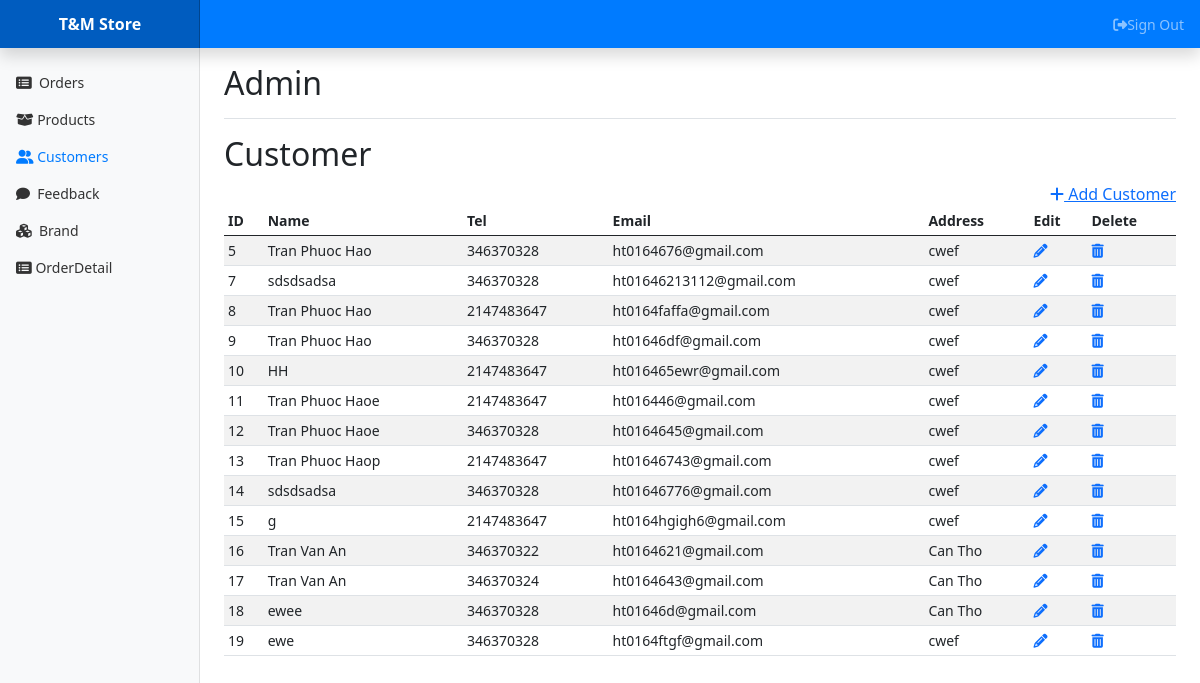
Page /admin_customer.php on the committed database.
### tables this page shows
CREATE TABLE `customer` (
  `CustomerID` int(11) NOT NULL,
  `UserName` varchar(50) NOT NULL,
  `Password` varchar(150) NOT NULL,
  `CustomerName` varchar(50) NOT NULL,
  `Tel` int(11) NOT NULL,
  `Email` varchar(150) NOT NULL,
  `Address` varchar(150) NOT NULL,
  `State` int(11) NOT NULL
);

### admin_customer.php (the view, shortened to what this page needs)
<!doctype html>
<html lang="en">
  <head>
    <link href="https://cdn.jsdelivr.net/npm/bootstrap@5.0.0-beta3/dist/css/bootstrap.min.css" rel="stylesheet">
  <?php
        include_once("connection.php");
        ?>
    <link href="admin.css" rel="stylesheet">
  </head>
  <body>
<header class="navbar navbar-dark sticky-top flex-md-nowrap p-0 shadow nav-color">
  <a class="navbar-brand col-md-3 col-lg-2 me-0 px-3" href="#">T&M Store</a>
  <ul class="navbar-nav px-3">
    <li class="nav-item text-nowrap">
      <a class="nav-link" href="admin_login.html"><i class="fas fa-sign-out-alt"></i>Sign Out</a>
    </li>
  </ul>
</header>
<div class="container-fluid">
  <div class="row">
  <nav id="sidebarMenu" class="col-md-3 col-lg-2 d-md-block bg-light sidebar collapse">
      <div class="position-sticky pt-3">
        <ul class="nav flex-column">
          <li class="nav-item">
            <a class="nav-link" href="admin_order.php">
              <i class="fas fa-list-alt">&nbsp;</i>
              Orders
            </a>
          </li>
          <li class="nav-item">
            <a class="nav-link" aria-current="page" href="admin_Product.php">
              <i class="fas fa-box-open"></i>
              Products
            </a>
          </li>
          <li class="nav-item">
            <a class="nav-link active" href="admin_customer.php">
              <i class="fas fa-user-friends"></i>
              Customers
            </a>
          </li>
          <li class="nav-item">
            <a class="nav-link" href="admin_feedback.php">
              <i class="fas fa-comment">&nbsp;</i>
              Feedback
            </a>
          </li>
          <li class="nav-item">
            <a class="nav-link" href="admin_brand.php">
            <i class="fas fa-cubes">&nbsp;</i>
              Brand
            </a>
          </li>
          <li class="nav-item">
            <a class="nav-link" href="admin_orderdetail.php">
            <i class="fas fa-list-alt"></i>
              OrderDetail
            </a>
          </li>
        </ul>
      </div>
    </nav>
    <main class="col-md-9 ms-sm-auto col-lg-10 px-md-4">
      <div class="d-flex justify-content-between flex-wrap flex-md-nowrap align-items-center pt-3 pb-2 mb-3 border-bottom">
        <h1 class="h2">Admin</h1>
      </div>
      <h2>Customer</h2>
      <div class="add"><a href="add_customer.php"><i class="fas fa-plus"></i>&nbsp;Add Customer</a></div>
      <div class="table-responsive">
        <table class="table table-striped table-sm">
          <thead>
            <tr>
              <th>ID</th>
              <th>Name</th>
              <th>Tel</th>
              <th>Email</th>
              <th>Address</th>
              <th>Edit</th>
              <th>Delete</th>
            </tr>
          </thead>
          <tbody>
            <?php
            $No=1;
            $result=mysqli_query($conn,"Select * from customer");
            while($row=mysqli_fetch_array($result,MYSQLI_ASSOC))
            {
            ?>
            <tr>
              <td><?php echo $row["CustomerID"];?></td>
              <td><?php echo $row["CustomerName"];?></td>
              <td><?php echo $row["Tel"];?></td>
              <td><?php echo $row["Email"];?></td>
              <td><?php echo $row["Address"];?></td>
              <td><a  href="update_customer.php?function=del&&id=<?php echo $row["CustomerID"];?>"><i class="fas fa-pencil-alt"></i></a></td>
              <td><a href="admin_customer.php?function=del&&id=<?php echo $row["CustomerID"];?>" onclick="deleteConfirm()"><i class="fas fa-trash-alt"></i></a></i></td>
            </tr>
            <?php $No++;}?>
          </tbody>
        </table>
      </div>
    </main>
  </div>
</div>
  </body>
</html>

### admin.css (style rules this page uses)
body { font-size: .875rem; }
.sidebar { position: fixed; top: 0; bottom: 0; left: 0; z-index: 100; padding: 48px 0 0; box-shadow: inset -1px 0 0 rgba(0, 0, 0, .1); }
.sidebar .nav-link { font-weight: 500; color: #333; }
.sidebar .nav-link.active { color: #007bff; }
.navbar-brand { padding-top: .75rem; padding-bottom: .75rem; font-size: 1rem; background-color: rgba(0, 0, 0, .25); box-shadow: inset -1px 0 0 rgba(0, 0, 0, .25); }
.nav-color { background-color: #007bff; }
.navbar-brand { text-align: center; font-weight: bold; }
.align-items-center { align-items: center !important; }
.add { font-size: 16px; text-align: right; }

### rows in the picture
customer: CustomerID "5", CustomerName "Tran Phuoc Hao", Tel "346370328", Email "ht0164676@gmail.com", Address "cwef"
customer: CustomerID "7", CustomerName "sdsdsadsa", Tel "346370328", Email "ht01646213112@gmail.com", Address "cwef"
customer: CustomerID "8", CustomerName "Tran Phuoc Hao", Tel "2147483647", Email "ht0164faffa@gmail.com", Address "cwef"
customer: CustomerID "9", CustomerName "Tran Phuoc Hao", Tel "346370328", Email "ht01646df@gmail.com", Address "cwef"
customer: CustomerID "10", CustomerName "HH", Tel "2147483647", Email "ht016465ewr@gmail.com", Address "cwef"
customer: CustomerID "11", CustomerName "Tran Phuoc Haoe", Tel "2147483647", Email "ht016446@gmail.com", Address "cwef"
customer: CustomerID "12", CustomerName "Tran Phuoc Haoe", Tel "346370328", Email "ht0164645@gmail.com", Address "cwef"
customer: CustomerID "13", CustomerName "Tran Phuoc Haop", Tel "2147483647", Email "ht01646743@gmail.com", Address "cwef"
customer: CustomerID "14", CustomerName "sdsdsadsa", Tel "346370328", Email "ht01646776@gmail.com", Address "cwef"
customer: CustomerID "15", CustomerName "g", Tel "2147483647", Email "ht0164hgigh6@gmail.com", Address "cwef"
customer: CustomerID "16", CustomerName "Tran Van An", Tel "346370322", Email "ht0164621@gmail.com", Address "Can Tho"
customer: CustomerID "17", CustomerName "Tran Van An", Tel "346370324", Email "ht0164643@gmail.com", Address "Can Tho"
customer: CustomerID "18", CustomerName "ewee", Tel "346370328", Email "ht01646d@gmail.com", Address "Can Tho"
customer: CustomerID "19", CustomerName "ewe", Tel "346370328", Email "ht0164ftgf@gmail.com", Address "cwef"
